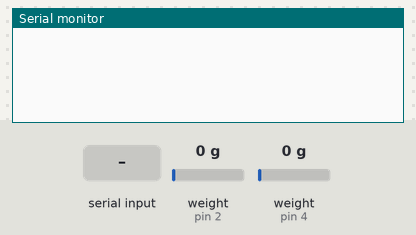
A sketch run on a simulated Arduino Uno, built with avr-gcc and run on an emulated ATmega328P. On the bench: the last lines printed to the serial monitor. The test bench sets the inputs (shaded band); at power-on: weight on the scale (sensors on pin 2, pin 4) 0 g.

Above: at 2.9 s.
3.0 s: "handshake1\n" received over Serial
At 4.16 s:
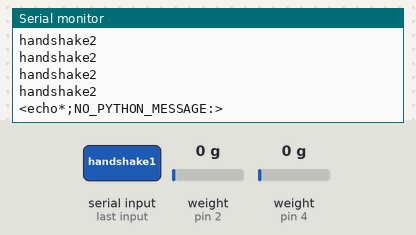
4.9 s: "reset\n" received over Serial
At 5.5 s:
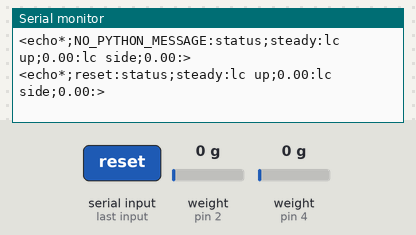
8.7 s: "1\n" received over Serial
At 9.77 s:
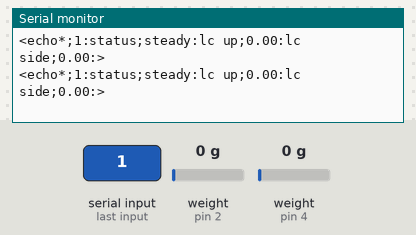
11.3 s: weight on the scale (sensor on pin 2) set to 100 g
At 11.38 s:
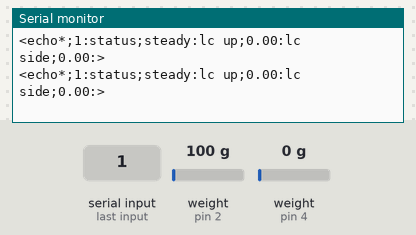
12.8 s: weight on the scale (sensor on pin 4) set to 100 g
At 13.0 s:
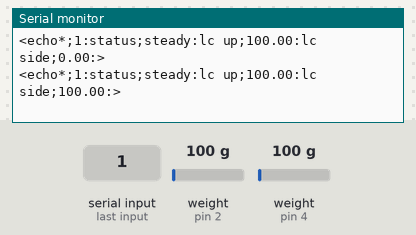
14.3 s: weight on the scale (sensor on pin 2) set to 1250 g
At 14.61 s:
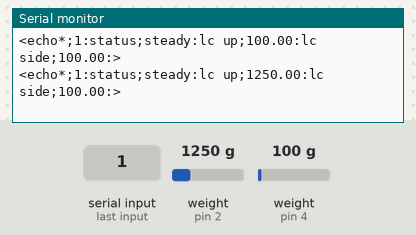
Timing chart, 0 to 17.3 s (numbered marks = the images above; inputs shaded):
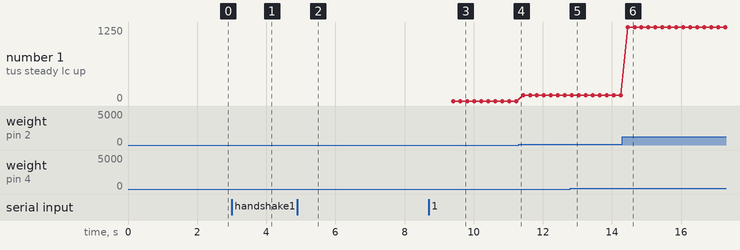

The sketch:

test_rig_loadcell.ino
```cpp
#include "pyCommsLib.h"
#include "HX711.h"

String msgName[] = {"status", "lc up", "lc side"};
String dataCarrier[3];

// LOAD CELL
HX711 loadcell_up;
HX711 loadcell_side;

uint8_t dataPin_up = 2;
uint8_t clockPin_up = 3;

uint8_t dataPin_side = 4;
uint8_t clockPin_side = 5;

volatile float load_up;
volatile float load_side;


// MISC
String operation_mode = "";
long timer;

void setup() {
  Serial.begin(115200);

  // Initialize the load cell
  loadcell_up.begin(dataPin_up, clockPin_up);
  loadcell_up.set_scale(3070);
  loadcell_up.tare();

  // Initialize the load cell
  loadcell_side.begin(dataPin_side, clockPin_side);
  loadcell_side.set_scale(3050);
  loadcell_side.tare();


  // Initialize python-arduino communication
  init_python_communication();
}


void loop() {
  // Get operation mode from python side
  operation_mode = latest_received_msg();

  if(operation_mode == "reset") {
    // reset stuff here
    loadcell_up.tare();
    loadcell_side.tare();
  }

  dataCarrier[0] = "steady";
  dataCarrier[1] = String(loadcell_up.get_units());
  dataCarrier[2] = String(loadcell_side.get_units());

  load_msg_to_python(msgName, dataCarrier, size_of_array(msgName));
  sync();
}
```

pyCommsLib.cpp
```cpp
#include "pyCommsLib.h"
#include "Arduino.h"


#define size_of_array(arr) sizeof(arr) / sizeof(*arr)


String rawMsgFromPython = "NO_PYTHON_MESSAGE";
String payload = "";


String getValue(String data, char separator, int index)
{
  int found = 0;
  int strIndex[] = {0, -1};
  int maxIndex = data.length() - 1;
  for (int i = 0; i <= maxIndex && found <= index; i++) {
    if (data.charAt(i) == separator || i == maxIndex) {
      found++;
      strIndex[0] = strIndex[1] + 1;
      strIndex[1] = (i == maxIndex) ? i + 1 : i;
    }
  }
  return found > index ? data.substring(strIndex[0], strIndex[1]) : "";
}

void load_msg_to_python(String* msgName, String* msg, int numOfMsg) {
  // If we have the same number of data compared to the message
  payload = "";

  for (int i = 0; i < numOfMsg; i++) {
    payload.concat(msgName[i]);
    payload.concat(";");
    payload.concat(msg[i]);
    payload.concat(":");
  }
}

void receive_msg_from_python() {

  String msg = "";

  while (Serial.available()) {
    if (Serial.available()) {
      msg = Serial.readStringUntil('\n');
    }
  }

  if (msg != "") {
    rawMsgFromPython = msg;
  }

}


String latest_received_msg(int index = -1) {
  if(index == -1) {
    return rawMsgFromPython;
  }
  else {
    return getValue(rawMsgFromPython, '@', index);
  }
}

void init_python_communication() {

  while (true) {
    // if the python side sent a message
    if (Serial.available() > 0) {
      String rawMsgFromPython = Serial.readStringUntil('\n');
      if (rawMsgFromPython == "handshake1") {
        break;
      }
    }
  }

  long timer = millis();
  while (millis() - timer < 1000) {
    Serial.println("handshake2");
  }


  while (Serial.available()) {
    Serial.read();
  }

  sync();
}


void sync() {
  receive_msg_from_python();
  String final_payload = "<echo*;";
  final_payload.concat(latest_received_msg());
  final_payload.concat(":");
  final_payload.concat(payload);
  final_payload.concat(">");
  Serial.println(final_payload);
}
```

pyCommsLib.h
```cpp
#ifndef PYCOMMSLIB_H
#define PYCOMMSLIB_H

#define size_of_array(arr) sizeof(arr) / sizeof(*arr)

#include <Arduino.h>

String getValue(String data, char separator, int index);

void load_msg_to_python(String* msgName, String* msg, int numOfMsg);

String latest_received_msg(int index = -1);

void init_python_communication();

void sync();

#endif
```

Measured:
- after the input at 3.0 s, the serial monitor: prints a new line at once (image 1)
- after the input at 4.9 s, the serial monitor: prints a new line after 0.11 s (image 2)
- after the input at 8.7 s, the serial monitor: prints a new line after 0.72 s (image 3)
- after the input at 12.8 s, the serial monitor: prints a new line at once (image 5)
- after the input at 14.3 s, the serial monitor: prints a new line after 0.15 s (image 6)
- plotted number 1: 0 → 100 after the input at 11.3 s, 100 → 1250 after the input at 14.3 s
